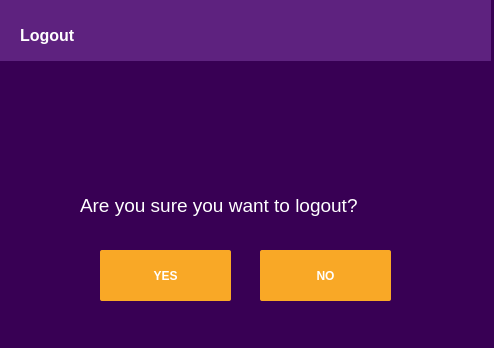
<?xml version="1.0" encoding="UTF-8"?>
<ui version="4.0">
 <class>Dialog</class>
 <widget class="QDialog" name="Dialog">
  <property name="geometry">
   <rect>
    <x>0</x>
    <y>0</y>
    <width>494</width>
    <height>348</height>
   </rect>
  </property>
  <property name="font">
   <font>
    <family>Nirmala UI</family>
    <pointsize>9</pointsize>
    <weight>75</weight>
    <bold>true</bold>
   </font>
  </property>
  <property name="windowTitle">
   <string>Dialog</string>
  </property>
  <property name="styleSheet">
   <string notr="true">QLabel {

background-color: rgb(94, 34, 127);
}

QDialog {
	background-color: rgb(56, 0, 84);

}

QPushButton {
 
	color: rgb(255, 255, 255);
	
	background-color: rgb(249, 168, 38);
border: 0px solid;
border-radius : 2px;
font: bold 8pt &quot;Nirmala UI&quot;;
}

QPushButton:hover {
	
	background-color: rgb(151, 9, 206);
	
	color: rgb(255, 255, 255);
}</string>
  </property>
  <widget class="QLabel" name="label">
   <property name="geometry">
    <rect>
     <x>0</x>
     <y>0</y>
     <width>491</width>
     <height>61</height>
    </rect>
   </property>
   <property name="text">
    <string/>
   </property>
  </widget>
  <widget class="QLabel" name="label_2">
   <property name="geometry">
    <rect>
     <x>20</x>
     <y>10</y>
     <width>81</width>
     <height>51</height>
    </rect>
   </property>
   <property name="font">
    <font>
     <family>Nirmala UI</family>
     <pointsize>12</pointsize>
     <weight>75</weight>
     <bold>true</bold>
    </font>
   </property>
   <property name="styleSheet">
    <string notr="true">QLabel{
background-color: rgba(0,0,0,0%);
color:white;
}
</string>
   </property>
   <property name="text">
    <string>Logout</string>
   </property>
  </widget>
  <widget class="QLabel" name="label_3">
   <property name="geometry">
    <rect>
     <x>80</x>
     <y>180</y>
     <width>351</width>
     <height>51</height>
    </rect>
   </property>
   <property name="font">
    <font>
     <family>Nirmala UI</family>
     <pointsize>14</pointsize>
     <weight>50</weight>
     <bold>false</bold>
    </font>
   </property>
   <property name="styleSheet">
    <string notr="true">QLabel{
background-color: rgba(0,0,0,0%);
color:white;
}
</string>
   </property>
   <property name="text">
    <string>Are you sure you want to logout?</string>
   </property>
  </widget>
  <widget class="QPushButton" name="yes_buttn">
   <property name="geometry">
    <rect>
     <x>100</x>
     <y>250</y>
     <width>131</width>
     <height>51</height>
    </rect>
   </property>
   <property name="text">
    <string>YES</string>
   </property>
  </widget>
  <widget class="QLabel" name="label_4">
   <property name="geometry">
    <rect>
     <x>140</x>
     <y>70</y>
     <width>221</width>
     <height>121</height>
    </rect>
   </property>
   <property name="styleSheet">
    <string notr="true">background-color: rgba(0,0,0,0%);</string>
   </property>
   <property name="text">
    <string/>
   </property>
   <property name="pixmap">
    <pixmap>photos/log.svg</pixmap>
   </property>
   <property name="scaledContents">
    <bool>true</bool>
   </property>
  </widget>
  <widget class="QPushButton" name="no_buttn">
   <property name="geometry">
    <rect>
     <x>260</x>
     <y>250</y>
     <width>131</width>
     <height>51</height>
    </rect>
   </property>
   <property name="text">
    <string>NO</string>
   </property>
  </widget>
  <zorder>label</zorder>
  <zorder>label_2</zorder>
  <zorder>yes_buttn</zorder>
  <zorder>label_4</zorder>
  <zorder>label_3</zorder>
  <zorder>no_buttn</zorder>
 </widget>
 <resources/>
 <connections/>
</ui>
